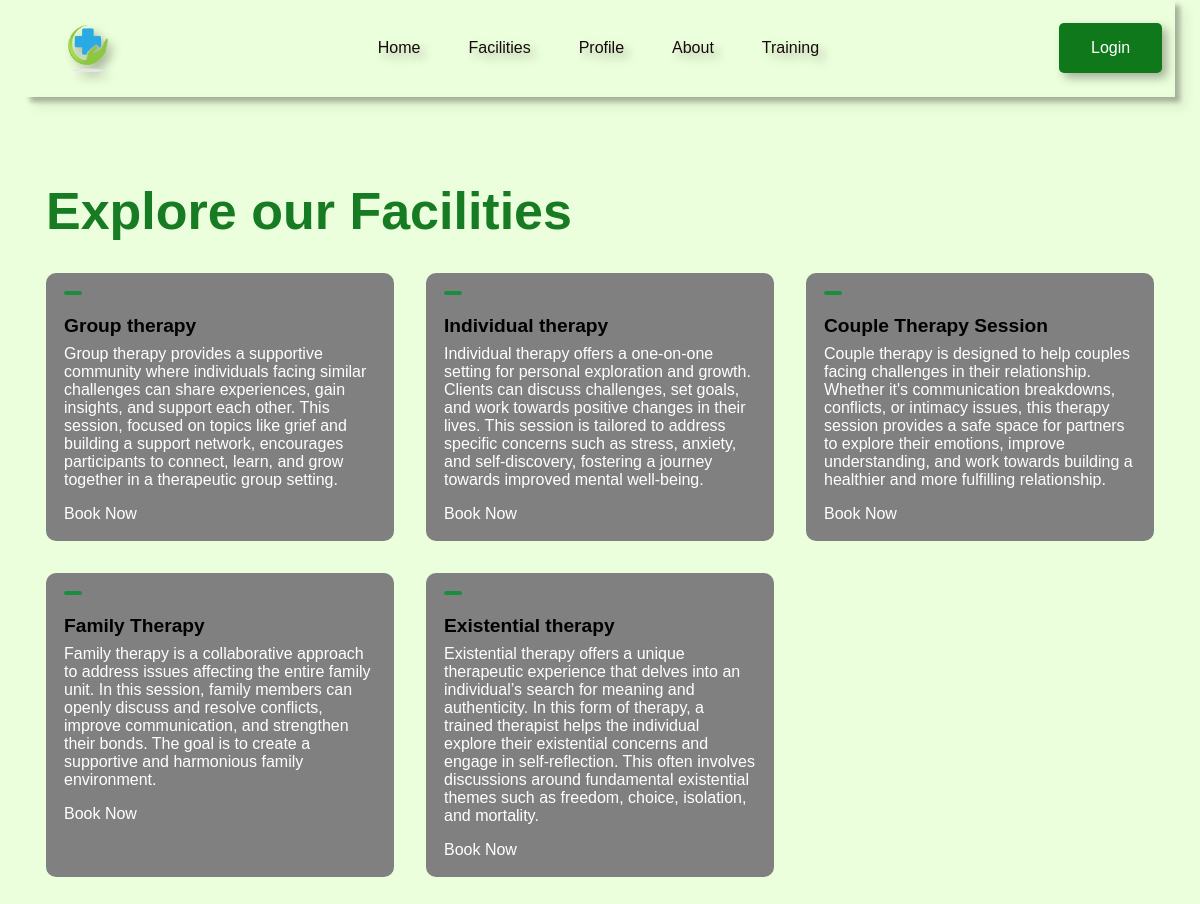
Page /services/ on the committed database.
### module1/models.py (models this page shows, shortened)
class Sessions(models.Model):
    therapist = models.ManyToManyField(Therapist, blank=True)
    session_id = models.AutoField(primary_key=True)
    facility = models.CharField(max_length=50)
    description = models.TextField()
    price = models.DecimalField(max_digits=10, decimal_places=2, default=1000.00)
    default_datetime = models.DateTimeField(default="2006-10-25 14:30:59")

### module1/views.py (the view)
# urls.py: path('services/', views.services, name='service'),
def services(request):
    facilit = Sessions.objects.all()
    context = {
        'facilit': facilit,
    }
    return render(request, 'service.html', context)

### Templates/service.html (shortened to what this page needs)
<!DOCTYPE html>
<html lang="en">
<head>
   {% load static %}
    <link rel="stylesheet" href="https://pro.fontawesome.com/releases/v5.10.0/css/all.css" />
    <link href="https://cdn.jsdelivr.net/npm/remixicon@3.5.0/fonts/remixicon.css" rel="stylesheet">
    <link rel="stylesheet" href="{% static 'style.css' %}">
</head>
<body>
  <nav>
    <div class="nav-logo">
      <a href="#"><img src="{% static 'images/clinic.png' %}"></a>
    </div>
    <ul class="nav-link">
      <li class="link"><a href="{% url 'index' %}">Home</a></li>
      <li class="link"><a href="{% url 'service' %}">Facilities</a></li>
        {% if user.is_authenticated %}
            <li class="link"><a href="{% url 'profile' %}">Profile</a></li>
        {% else %}
            <li class="link"><a href="{% url 'auth' %}">Profile</a></li>
        {% endif %}
      <li class="link"><a href="#">About</a></li>
      <li class="link"><a href="{% url 'training' %}">Training</a></li>
    </ul>
        {% if user.is_authenticated %}
            <a href="{% url 'logout' %}"><button class="btn">Logout</button></a>
        {% else %}
            <a href="{% url 'auth' %}"><button class="btn">Login</button></a>
        {% endif %}
    </nav><br><br>
  <section class="sec_container explorer_container">
    <div class="facilities_header">
      <h2 class="sec_header">Explore our Facilities</h2>
    </div>
    <div class="facilities_grid">
      {% for session in facilit %}
      <div class="facilities_card">
        <span></span>
        <h4>{{ session.facility }}</h4>
        <p>{{ session.description }}</p>
        <a href="{% url 'sessions' session_id=session.session_id %}">Book Now</a>
      </div>
      {% endfor %}
    </div>
  </section>
</body>
</html>

### static/style.css (style rules this page uses)
* { margin: 0; padding: 0; }
body { font-family: 'Gill Sans', 'Gill Sans MT', Calibri, 'Trebuchet MS', sans-serif; background-color: rgb(236, 255, 220); }
* { padding: 0; margin: 0; box-sizing: border-box; }
.sec_container { max-width: 1140px; padding: 2rem 1rem; margin: auto; }
.sec_header { margin-top: 1rem; margin-bottom: 2rem; font-size: 3.25rem; font-weight: 600; text-align: center; color: rgb(22, 123, 34); }
.btn { padding: 1rem 2rem; outline: none; border: none; font-size: 1rem; color: white; background-color: rgb(14, 120, 26); border-radius: 5px; cursor: pointer; transition: 1s; }
img { width: 100%; display: flex; }
a { text-decoration: none; }
nav { box-shadow: 5px 5px 5px 0px rgba(0, 0, 0, 0.3); filter: drop-shadow(5px 5px 5px rgba(0, 0, 0, 0.3)); max-width: 1150px; margin: auto; padding: 0.8rem 0.8rem; display: flex; align-items: center; justify-content: space-between; gap: 2rem; }
.nav-logo { width: 100px; }
.nav-link { list-style: none; display: flex; align-items: center; gap: 3.0rem; }
.link a { position: relative; padding-bottom: 0.75rem; color: rgb(22, 11, 11); }
.link a::after { content: ""; position: absolute; height: 2px; width: 0; left: 0; bottom: 0; background-color: rgb(19, 173, 42); transition: 0.3s; }
.facilities_header { align-items: center; display: flex; justify-content: space-between; gap: 2rem; }
.facilities_grid { grid-template-columns: repeat(3, 1fr); display: grid; gap: 2rem; }
.facilities_card { padding: 1rem; background-color: gray; border: 2px solid transparent; border-radius: 10px; transition: 0.3s; }
.facilities_card span { display: inline-block; padding: 2px 9px; margin-bottom: 1rem; font-size: 1.75rem; color: white; background-color: rgb(26, 142, 62); border-radius: 5px; }
.facilities_card h4 { margin-bottom: 0.5rem; font-size: 1.2rem; font-weight: 600; }
.facilities_card p { margin-bottom: 1rem; color: rgb(255, 255, 255); }
.facilities_card a { color: white; transition: 0.3s; }

### rows in the picture
Sessions: facility "Group therapy", description "Group therapy provides a supportive community where individuals facing similar challenges can share experiences, gain insights, and support each other. This session, focused on topics like grief and building a support network, encourages participants to connect, learn, and grow together in a therapeutic group setting."
Sessions: facility "Individual therapy", description "Individual therapy offers a one-on-one setting for personal exploration and growth. Clients can discuss challenges, set goals, and work towards positive changes in their lives. This session is tailored to address specific concerns such as stress, anxiety, and self-discovery, fostering a journey towards improved mental well-being."
Sessions: facility "Couple Therapy Session", description "Couple therapy is designed to help couples facing challenges in their relationship. Whether it's communication breakdowns, conflicts, or intimacy issues, this therapy session provides a safe space for partners to explore their emotions, improve understanding, and work towards building a healthier and more fulfilling relationship."
Sessions: facility "Family Therapy", description "Family therapy is a collaborative approach to address issues affecting the entire family unit. In this session, family members can openly discuss and resolve conflicts, improve communication, and strengthen their bonds. The goal is to create a supportive and harmonious family environment."
Sessions: facility "Existential therapy", description "Existential therapy offers a unique therapeutic experience that delves into an individual’s search for meaning and authenticity. In this form of therapy, a trained therapist helps the individual explore their existential concerns and engage in self-reflection. This often involves discussions around fundamental existential themes such as freedom, choice, isolation, and mortality."
